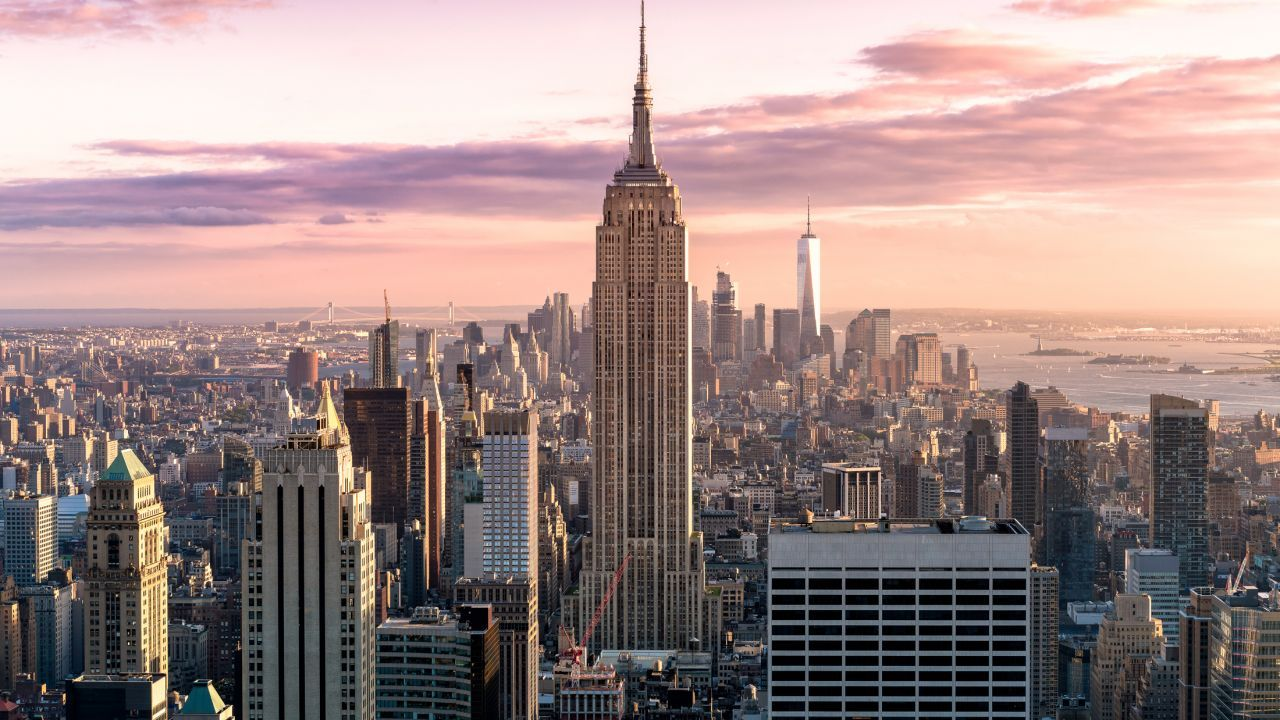
#> input picture Artistic Style Transfer/content image.jpg, 1280 x 720 px
$ python Vintage_effect.py --image 'Artistic Style Transfer/content image.jpg'
#> lines starting #> are read from the running program, lines starting #| are printed output that depends on the picture
# Import the dependencies
import cv2
import argparse
import numpy as np

# construct the argument parse and parse the arguments
ap = argparse.ArgumentParser()
ap.add_argument("-i", "--image", required=True, help="path to input image")
args = vars(ap.parse_args())

# reading the image
img = cv2.imread((args["image"]))
#> img is the input picture: shape (720, 1280, 3); mean B, G, R 133.6, 135.8, 156.5

rows, cols = img.shape[:2]
#> rows = 720; cols = 1280

# Create a Gaussian filter
kernel_x = cv2.getGaussianKernel(cols,200)
kernel_y = cv2.getGaussianKernel(rows,200)
kernel = kernel_y * kernel_x.T
filter = 255 * kernel / np.linalg.norm(kernel)
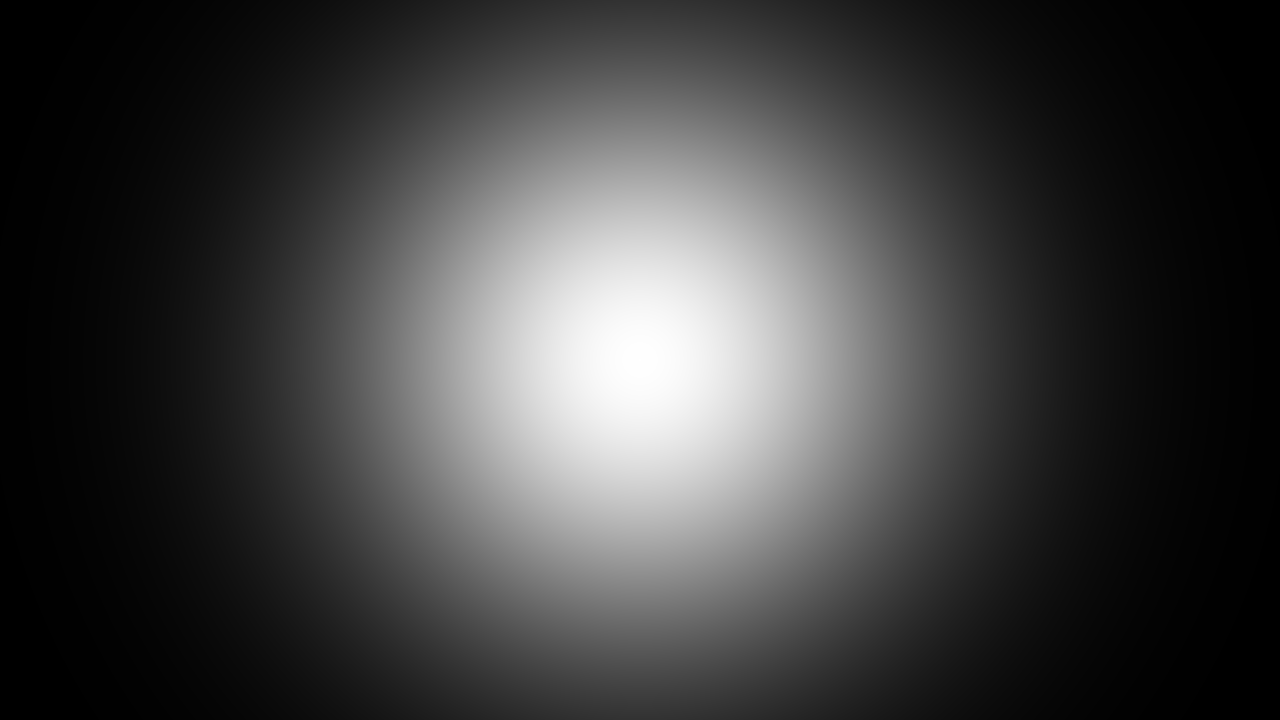
#> kernel: shape (720, 1280) float64; min 5.14e-09, max 4.29e-06, mean 1.09e-06; drawn with min black and max white
vintage_im = np.copy(img)

# for each channel in the input image, we will apply the above filter
for i in range(3):
    vintage_im[:,:,i] = vintage_im[:,:,i] * filter
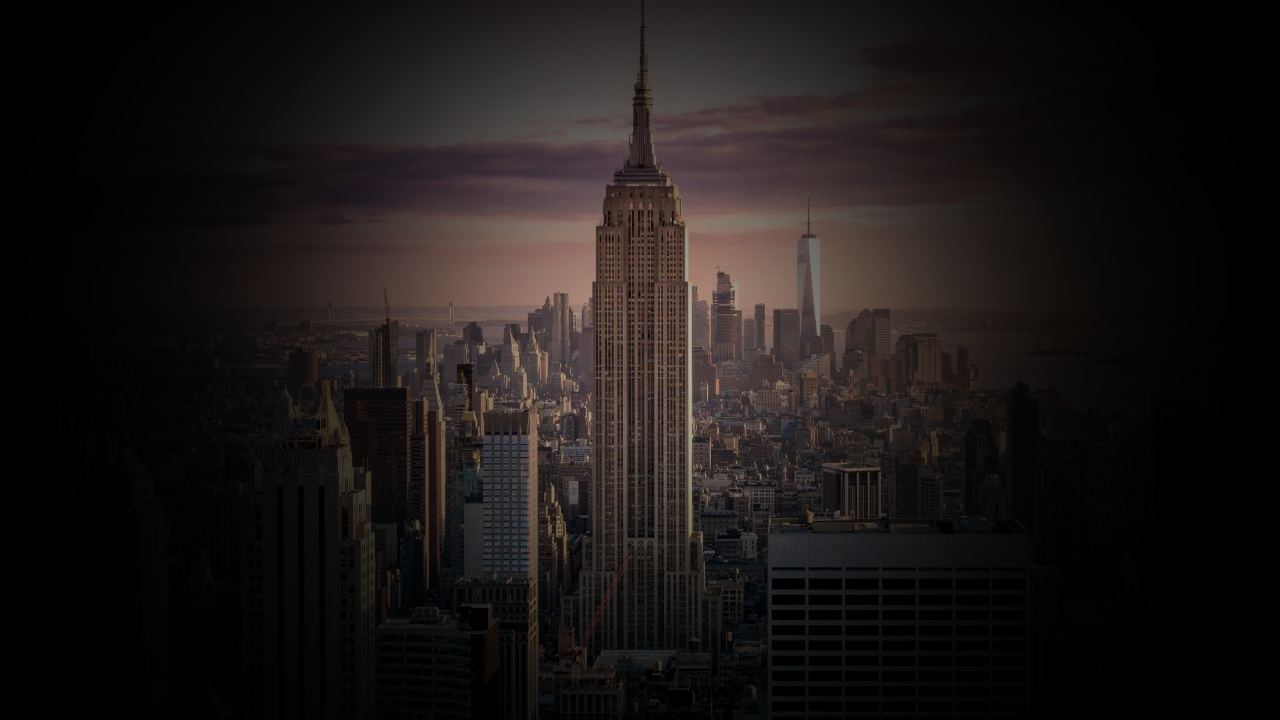
#> vintage_im: shape (720, 1280, 3); mean B, G, R 22.1, 22.8, 27.3
cv2.imshow("Vintage",vintage_im)
cv2.imshow("image",img)
cv2.waitKey(0)
cv2.destroyAllWindows()
